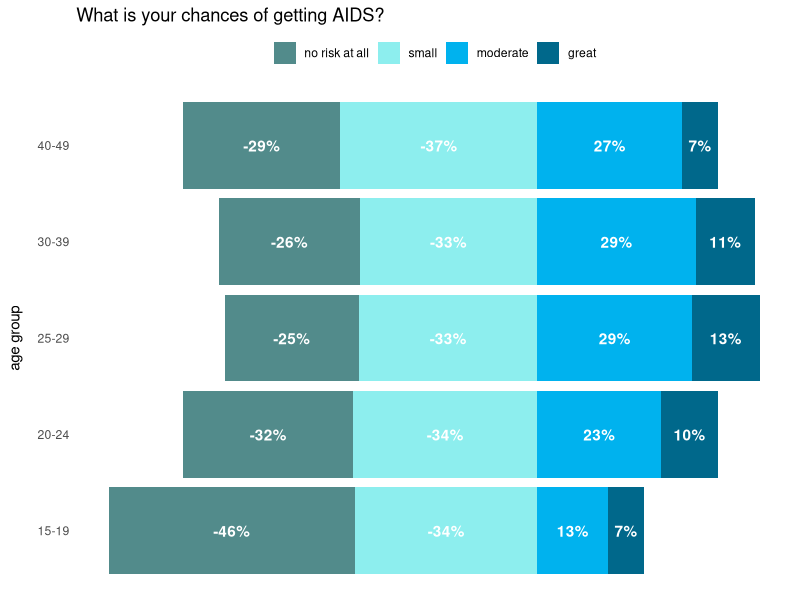
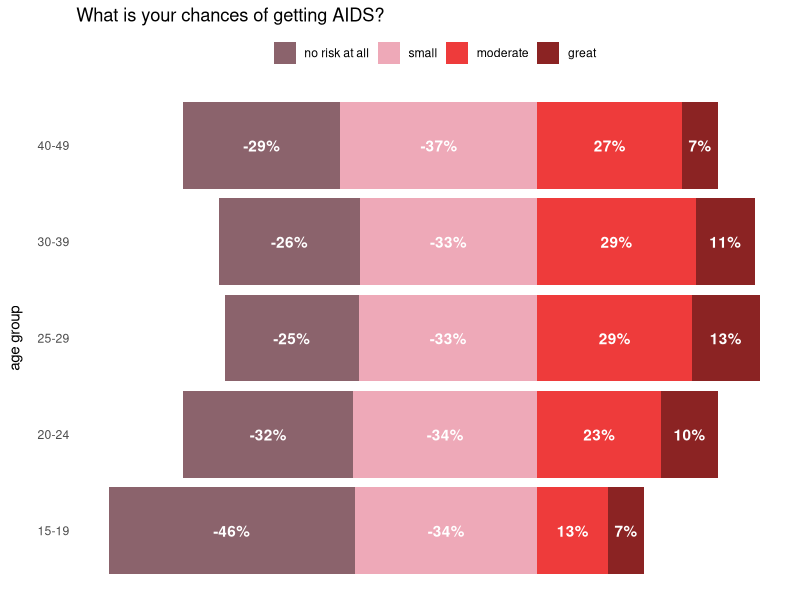
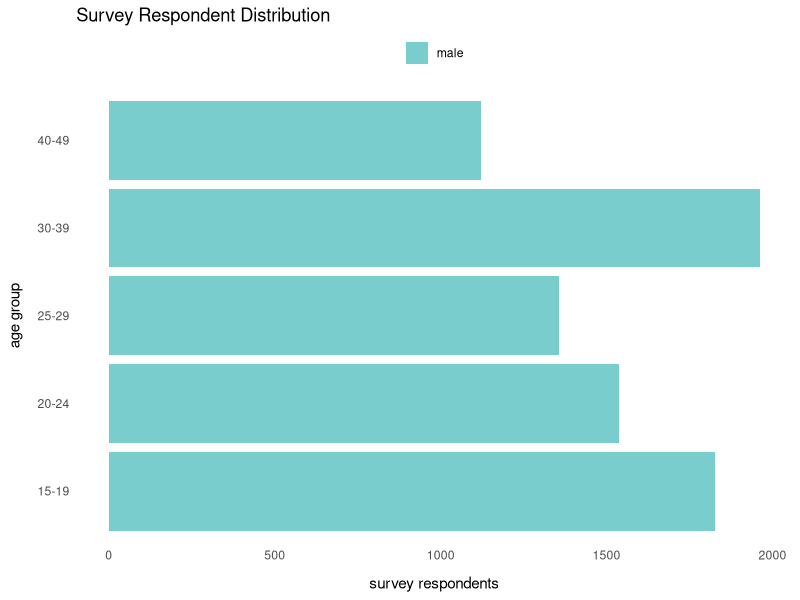
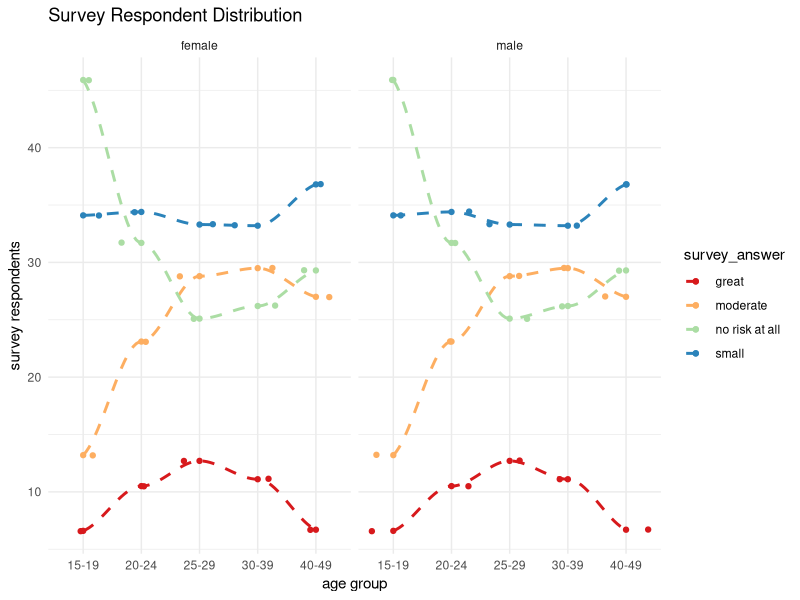

Here is the R script that generated these plots, in order:
## ---- chunk 1
knitr::opts_chunk$set(echo = TRUE)

library(tidyverse)
library(palmerpenguins)
library(scales)
library(broom)

data <- readr::read_csv("../data/cleaned_data.csv")
data <- data %>%
  filter(demographic_info != "Don’t know/missing", survey_answer != "don't know")
## ---- chunk 2
age_group_diverging <- data %>%
  filter(demographic_type == "age group") %>%
  mutate(chances_of_getting_aids = if_else(survey_answer %in% c("no risk at all", "small"), -chances_of_getting_aids, chances_of_getting_aids)) %>%
  mutate(percent_label = abs(chances_of_getting_aids)) %>%
  mutate(percent_label = percent(chances_of_getting_aids / 100, accuracy = 1))

age_group_diverging %>%
  filter(gender == "male") %>%
  ggplot(aes(
    x = demographic_info,
    y = chances_of_getting_aids,
    fill = survey_answer
  )) +
  geom_col() +
  geom_text(aes(label = percent_label),
    position = position_stack(vjust = 0.5),
    color = "white",
    fontface = "bold"
  ) +
  coord_flip() +
  scale_x_discrete() +
  scale_fill_manual(
    breaks = c("no risk at all", "small", "moderate", "great"),
    values = c(
      "no risk at all" = "darkslategray4",
      "small" = "darkslategray2",
      "moderate" = "deepskyblue2",
      "great" = "deepskyblue4"
    )
  ) +
  labs(
    title = "What is your chances of getting AIDS?",
    x = "age group",
    fill = NULL
  ) +
  theme_minimal() +
  theme(
    axis.title.y = element_text(margin = margin(r = 10)),
    axis.text.x = element_blank(),
    axis.title.x = element_blank(),
    panel.grid = element_blank(),
    legend.position = "top"
  )
age_group_diverging %>%
  filter(gender == "female") %>%
  ggplot(aes(
    x = demographic_info,
    y = chances_of_getting_aids,
    fill = survey_answer
  )) +
  geom_col() +
  geom_text(aes(label = percent_label),
    position = position_stack(vjust = 0.5),
    color = "white",
    fontface = "bold"
  ) +
  coord_flip() +
  scale_x_discrete() +
  scale_fill_manual(
    breaks = c("no risk at all", "small", "moderate", "great"),
    values = c(
      "no risk at all" = "pink4",
      "small" = "pink2",
      "moderate" = "brown2",
      "great" = "brown4"
    )
  ) +
  labs(
    title = "What is your chances of getting AIDS?",
    x = "age group",
    fill = NULL
  ) +
  theme_minimal() +
  theme(
    axis.title.y = element_text(margin = margin(r = 10)),
    axis.text.x = element_blank(),
    axis.title.x = element_blank(),
    panel.grid = element_blank(),
    legend.position = "top"
  )
age_group_distribution <- age_group_diverging %>% distinct(population_count, .keep_all = TRUE)
age_group_distribution %>% 
  ggplot(aes(fill = gender, y = population_count, x = demographic_info)) +
  geom_bar(position = "dodge", stat = "identity") +
  coord_flip() +
  scale_x_discrete() +
  scale_fill_manual(
    values = c(
      "male" = "darkslategray3",
      "female" = "pink3"
    )
  ) +
  labs(
    title = "Survey Respondent Distribution",
    x = "age group",
    y = "survey respondents",
    fill = NULL
  ) +
  theme_minimal() +
  theme(
    axis.title.y = element_text(margin = margin(r = 10)),
    axis.title.x = element_text(margin = margin(t = 10)),
    panel.grid = element_blank(),
    legend.position = "top"
  )

## ---- chunk 3

## ---- chunk 4
data1 <- data %>% filter( demographic_type == "age group")

scatterPlot1 <- ggplot(data1, aes(demographic_info, chances_of_getting_aids, color = survey_answer)) +
  geom_point() + geom_jitter()+ facet_wrap(~gender)+
  stat_smooth(aes(group = survey_answer), method = "loess", se = FALSE, lty='dashed') +
  labs(
    title = "Survey Respondent Distribution",
    x = "age group",
    y = "survey respondents",
    fill = NULL
  )+scale_color_brewer(
    palette="Spectral")+
  theme_minimal()
scatterPlot1
